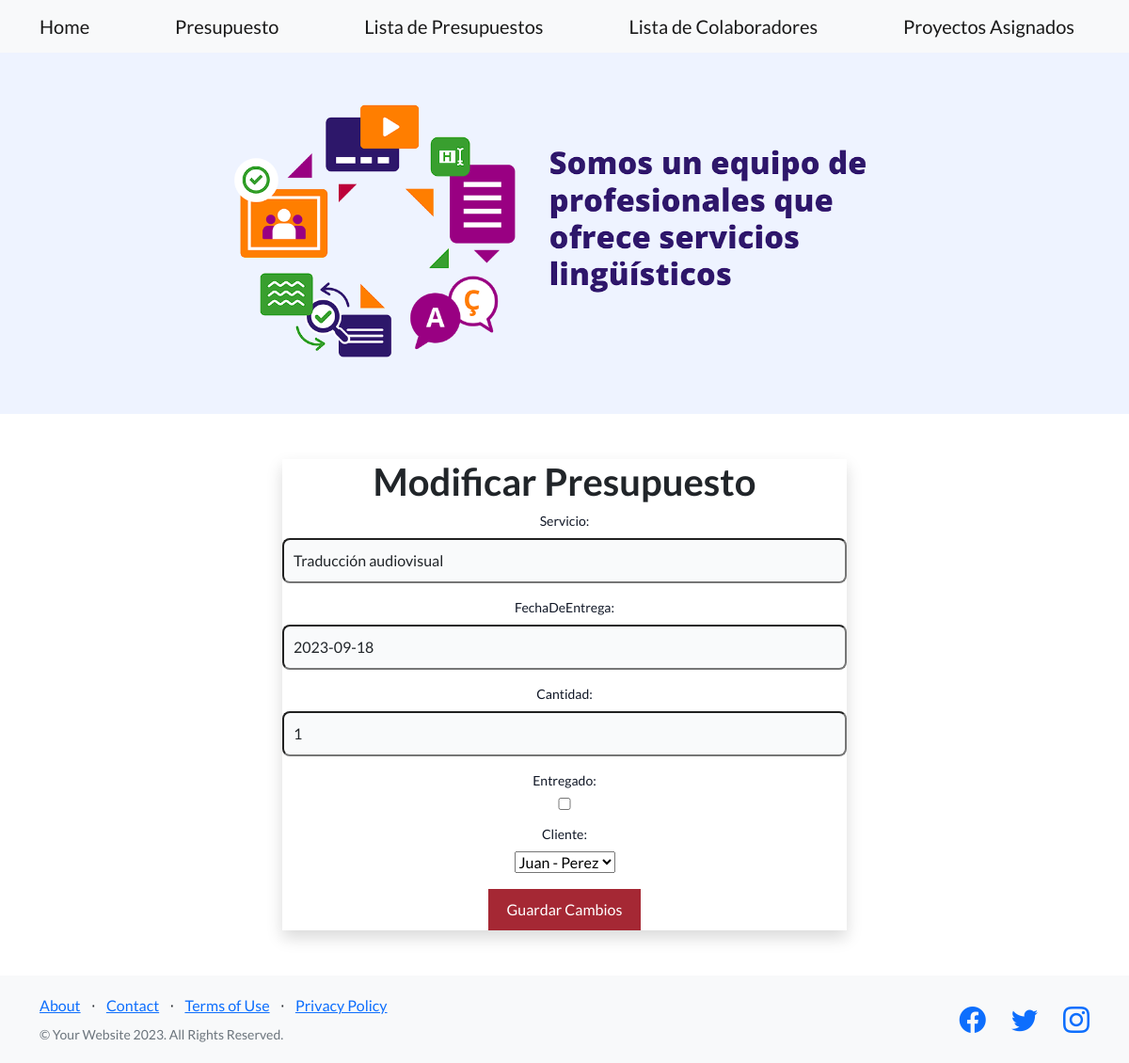
The page /app/modificar_presupuesto/3/ on the database as committed earlier.
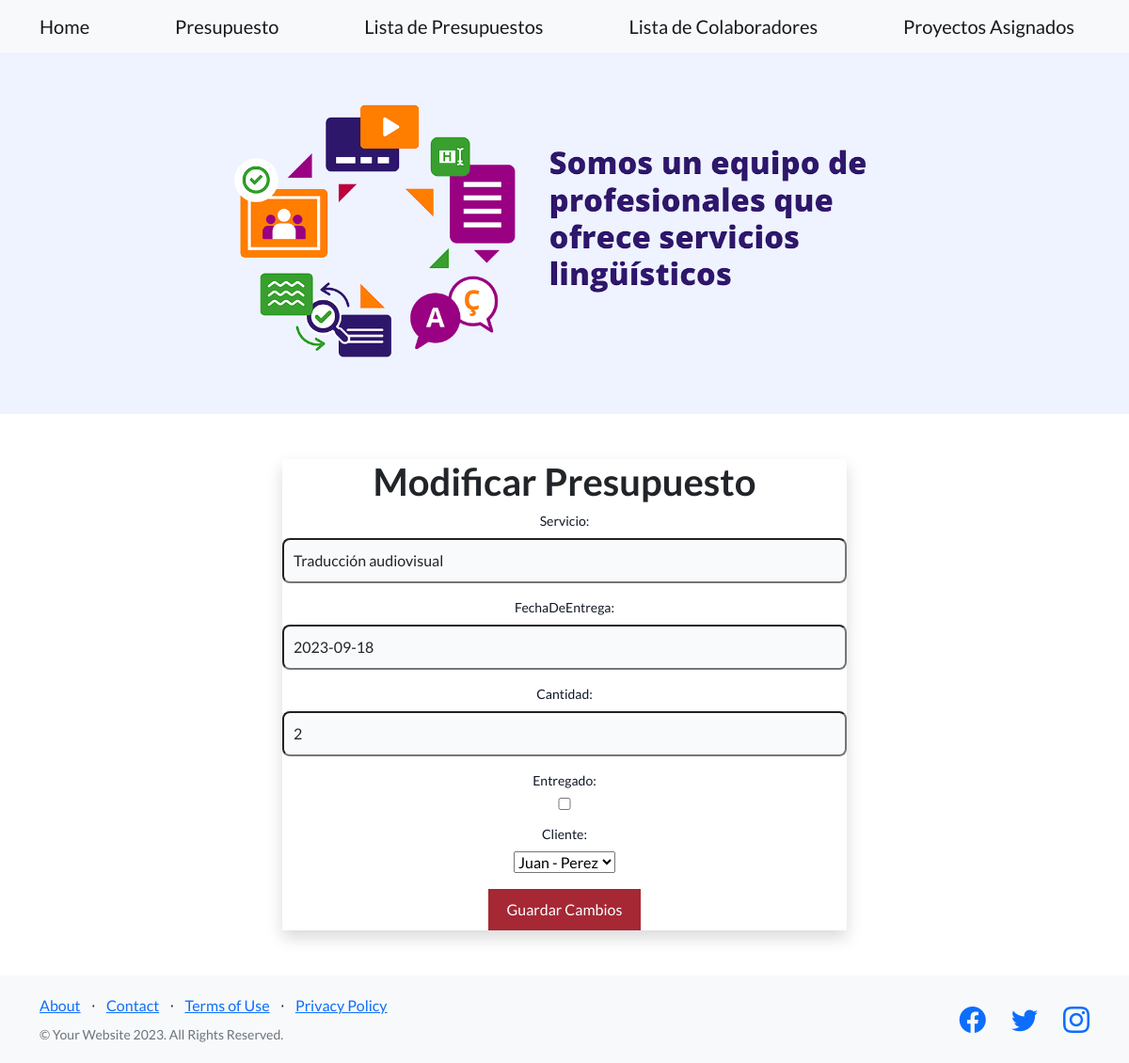
The same page on the database as committed later.
### app/models.py (models this page shows, shortened)
class Presupuesto(models.Model):
    servicio = models.CharField(max_length=40)
    fechaDeEntrega = models.DateField()
    entregado = models.BooleanField()
    cantidad = models.IntegerField()
    cliente = models.ForeignKey(Cliente, on_delete=models.CASCADE)

### app/views.py (the view)
def modificar_presupuesto(request, presupuesto_id):
    presupuesto = get_object_or_404(Presupuesto, id=presupuesto_id)
    if request.method == "POST":
        form = PresupuestoFormulario(request.POST, instance=presupuesto)
        if form.is_valid():
            form.save()
            return redirect("ListarPresupuestos")
    else:
        form = PresupuestoFormulario(instance=presupuesto)
    return render(request, "modificar_presupuesto.html", {"form": form})

### app/forms.py
class PresupuestoFormulario(forms.ModelForm):
    class Meta:
        model = Presupuesto
        fields = ["servicio", "fechaDeEntrega", "cantidad", "entregado", "cliente"]

### app/models.py (called while the page is built)
    def __str__(self):
        return f"{self.nombre} - {self.apellido}"

### app/templates/modificar_presupuesto.html (shortened to what this page needs)
{% extends 'home.html' %} {% block contenidoQueCambia %}
<!DOCTYPE html>
<html lang="es">
  <head>
  </head>
  <body>
    <section class="bg-gray-50 dark:bg-gray-900 py-5 flex">
      <div
        class="flex flex-col items-center justify-center px-6 py-8 mx-auto md:h-screen lg:py-0"
        style="width: 50%"
      >
        <div
          class="w-full bg-white rounded-lg shadow dark:border md:mt-0 sm:max-w-md xl:p-0 dark:bg-gray-800 dark:border-gray-700"
        >
          <div class="p-6 space-y-4 md:space-y-6 sm:p-8">
            <h1
              class="text-xl font-bold leading-tight tracking-tight text-gray-900 md:text-2xl dark:text-white text-center"
            >
              Modificar Presupuesto
            </h1>
            <form method="post" class="text-center flex justify-between">
              {% csrf_token %} {{ form.as_p }}
              <button type="submit">Guardar Cambios</button>
            </form>
          </div>
        </div>
      </div>
    </section>
  </body>
</html>
{% endblock contenidoQueCambia %}

Rows that differ between the two databases and show on the page:
changed Presupuesto "Traducción audiovisual": cantidad "1" → "2"
